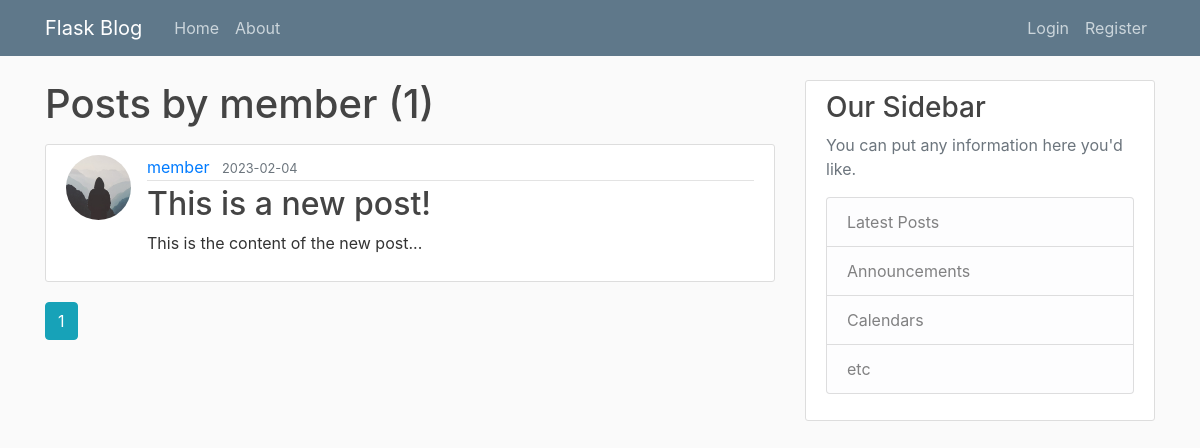
Before: /user/member with the older database file.
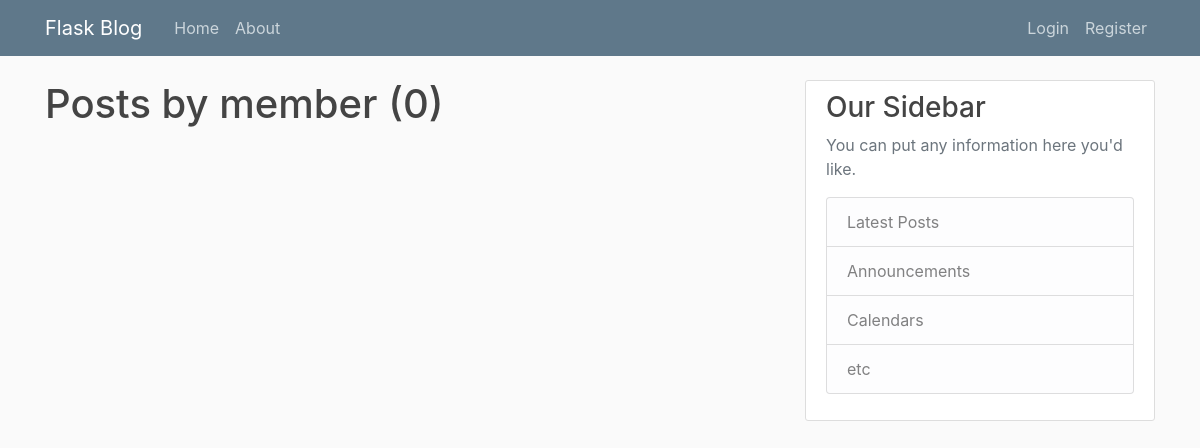
After: the same page with the newer database file.
### flaskblog/models.py (models this page shows, shortened)
class Post(db.Model):
    id = db.Column(db.Integer, primary_key=True)
    title = db.Column(db.String(100), nullable=False)
    date_posted = db.Column(db.DateTime, nullable=False, default=datetime.utcnow)
    content = db.Column(db.Text, nullable=False)
    user_id = db.Column(db.Integer, db.ForeignKey('user.id'), nullable=False)

class User(db.Model, UserMixin):
    id = db.Column(db.Integer, primary_key=True)
    username = db.Column(db.String(20), unique=True, nullable=False)
    email = db.Column(db.String(120), unique=True, nullable=False)
    image = db.Column(db.String(120), nullable=False, default='default.jpg')
    password = db.Column(db.String(60), nullable=False)
    posts = db.relationship('Post', backref='author', lazy=True)

### flaskblog/users/routes.py (the view)
@users.route("/user/<string:username>")
def user_posts(username):
    page = request.args.get('page', 1, type=int)
    user = User.query.filter_by(username=username).first_or_404()
    posts = Post.query.filter_by(author=user) \
        .order_by(Post.date_posted.desc()) \
        .paginate(page=page, per_page=2)
    return render_template('user_posts.html', posts=posts, user=user)

### flaskblog/templates/user_posts.html
{% extends "layout.html" %}
{% block content %}
    <h1 class="mb-3">Posts by {{user.username}} ({{posts.total}})</h1>
    {% for post in posts.items %}
        <article class="media content-section">
            <img class="rounded-circle article-img" src="{{ url_for('static', filename='profile_pics/' + post.author.image) }}">
          <div class="media-body">
            <div class="article-metadata">
              <a class="mr-2" href="{{ url_for('users.user_posts', username=post.author.username) }}">{{ post.author.username }}</a>
              <small class="text-muted">{{ post.date_posted.strftime('%Y-%m-%d') }}</small>
            </div>
            <h2><a class="article-title" href="{{ url_for('posts.post', post_id=post.id) }}">{{ post.title }}</a></h2>
            <p class="article-content">{{ post.content }}</p>
          </div>
        </article>
    {% endfor %}
    {% for page_num in posts.iter_pages(left_edge=1, right_edge=1, left_current=1, right_current=2) %}
        {% if page_num %}
            {% if posts.page == page_num %}
                <a class="btn btn-info mb-4" href="{{ url_for('users.user_posts', username=user.username, page=page_num) }}">{{ page_num }}</a>
            {% else %}
                <a class="btn btn-outline-info mb-4" href="{{ url_for('users.user_posts', username=user.username, page=page_num) }}">{{ page_num }}</a>
            {% endif %}
            {% else %}
            ...
        {% endif %}
    {% endfor %}
{% endblock content %}

Changed rows visible on the page:
removed Post: image (placeholder picture), author.username "member", date_posted "2023-02-04", title "This is a new post!", content "This is the content of the new post..."
Other visible differences:
{{ posts.total }}: "1" → "0"
list line gone: "1"
